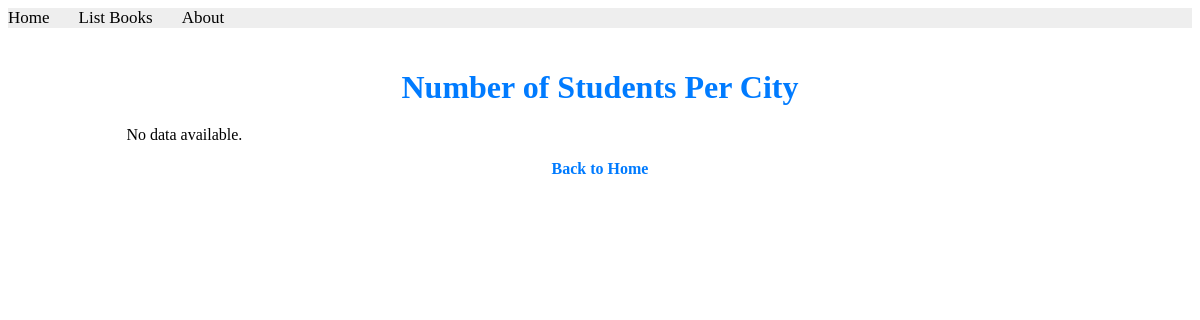
/users/students-per-city/, run on an earlier commit of the app's database.
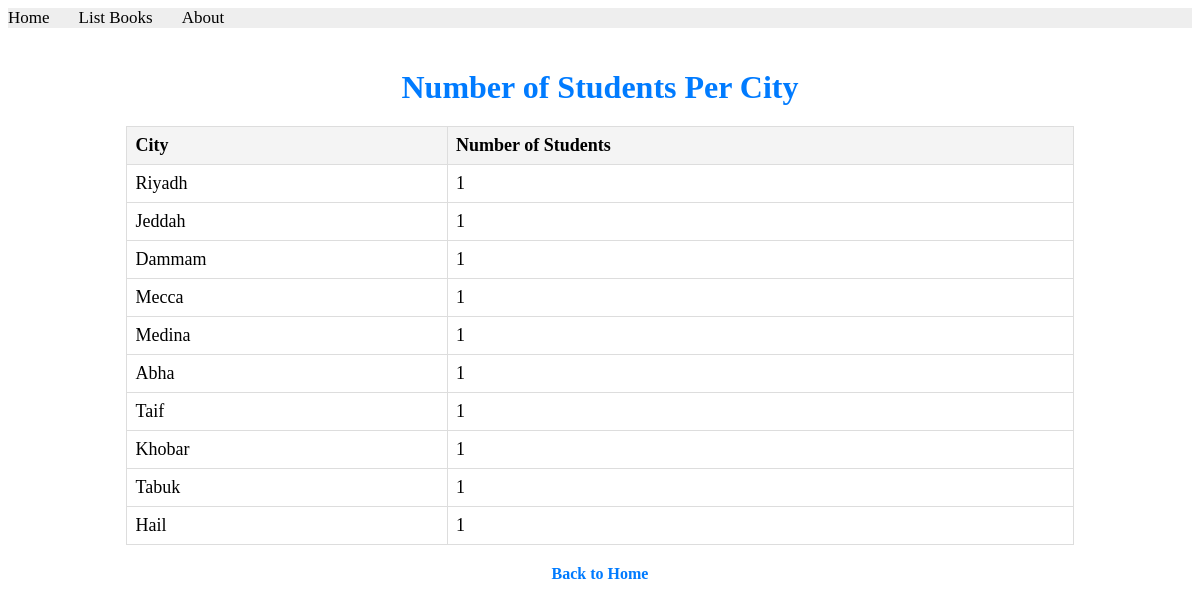
And on a later commit of the database.
### apps/usermodule/models.py (models this page shows, shortened)
class Address(models.Model):
    city = models.CharField(max_length=50)

### apps/usermodule/views.py (the view)
# urls.py: path('students-per-city/', views.students_per_city, name='students_per_city'),
def students_per_city(request):
    city_data = Address.objects.annotate(student_count=Count('students'))
    return render(request, 'usermodule/students_per_city.html', {'city_data': city_data})

### apps/templates/usermodule/students_per_city.html (shortened to what this page needs)
{% extends "bookmodule/layouts/base.html" %}
{% block content %}
<div class="container">
    <h1>Number of Students Per City</h1>
    {% if city_data %}
        <table style="width: 100%; border-collapse: collapse;">
            <thead>
                <tr>
                    <th style="border: 1px solid #ddd; padding: 8px; text-align: left;">City</th>
                    <th style="border: 1px solid #ddd; padding: 8px; text-align: left;">Number of Students</th>
                </tr>
            </thead>
            <tbody>
                {% for city in city_data %}
                    <tr>
                        <td style="border: 1px solid #ddd; padding: 8px;">{{ city.city }}</td>
                        <td style="border: 1px solid #ddd; padding: 8px;">{{ city.student_count }}</td>
                    </tr>
                {% endfor %}
            </tbody>
        </table>
    {% else %}
        <p>No data available.</p>
    {% endif %}
    <a href="{% url 'books.index' %}" class="back-link">Back to Home</a>
</div>
{% endblock content %}

### apps/templates/bookmodule/layouts/base.html (shortened to what this page needs)
<!DOCTYPE html>
<html>
{% load static %}
<head>
<link rel="stylesheet" href="{% static 'styles.css' %}">
<link rel="stylesheet" href="https://cdnjs.cloudflare.com/ajax/libs/font-
awesome/4.7.0/css/font-awesome.min.css">
</head>
<body>
{% include "bookmodule/includes/header.html" %}
{% block content %} {% endblock content %}
</body>
</html>

### apps/templates/bookmodule/includes/header.html
{% with request.resolver_match.url_name as url_name %}
<div class="topnav">
<a class="{% if url_name == 'books.index' %}active{% endif %}" href="{% url "books.index" %}">Home</a>
<a class="{% if url_name == 'books.list_books' %}active{% endif %}" href="{% url "books.list_books" %}">List Books</a>
<a class="{% if url_name == 'books.aboutus' %}active{% endif %}" href="{% url "books.aboutus" %}">About</a>
</div>
{% endwith %}

### apps/static/styles.css (style rules this page uses)
.topnav { background-color: #eeeeee; width: 100%; }
.topnav a { color: #000000; text-align: center; margin-right: 25px; text-decoration: none; font-size: 17px; }
.container { width: 80%; margin: 0 auto; padding: 20px; }
h1 { color: #28a745; text-align: center; margin-bottom: 20px; }
.back-link { display: inline-block; margin-top: 20px; color: #007bff; text-decoration: none; font-weight: bold; }
table { width: 100%; border-collapse: collapse; margin: 20px 0; font-size: 18px; text-align: left; }
th, td { padding: 12px; border: 1px solid #ddd; }
th { background-color: #f4f4f4; }
h1 { text-align: center; color: #007bff; }
.back-link { display: block; text-align: center; margin-top: 15px; color: #007bff; text-decoration: none; font-weight: bold; }

What changed in the data, as far as the page shows it:
added Address: city "Riyadh", student_count "1"
added Address: city "Jeddah", student_count "1"
added Address: city "Dammam", student_count "1"
added Address: city "Mecca", student_count "1"
added Address: city "Medina", student_count "1"
added Address: city "Abha", student_count "1"
added Address: city "Taif", student_count "1"
added Address: city "Khobar", student_count "1"
added Address: city "Tabuk", student_count "1"
added Address: city "Hail", student_count "1"
Also different on the page:
text no longer shown: "No data available."
text now shown: "City Number of Students"
